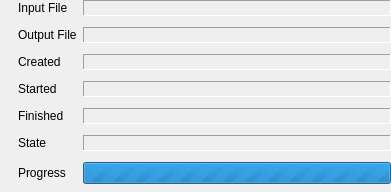
<?xml version="1.0" encoding="UTF-8"?>
<ui version="4.0">
 <class>CProcessingItemInfoGuiComp</class>
 <widget class="QWidget" name="CProcessingItemInfoGuiComp">
  <property name="geometry">
   <rect>
    <x>0</x>
    <y>0</y>
    <width>391</width>
    <height>192</height>
   </rect>
  </property>
  <property name="windowTitle">
   <string>Form</string>
  </property>
  <layout class="QVBoxLayout" name="verticalLayout">
   <property name="margin">
    <number>0</number>
   </property>
   <item>
    <layout class="QGridLayout" name="gridLayout">
     <property name="horizontalSpacing">
      <number>6</number>
     </property>
     <property name="verticalSpacing">
      <number>11</number>
     </property>
     <item row="0" column="0">
      <widget class="QLabel" name="label_12">
       <property name="text">
        <string/>
       </property>
      </widget>
     </item>
     <item row="0" column="1">
      <widget class="QLabel" name="label_2">
       <property name="sizePolicy">
        <sizepolicy hsizetype="Maximum" vsizetype="Preferred">
         <horstretch>0</horstretch>
         <verstretch>0</verstretch>
        </sizepolicy>
       </property>
       <property name="text">
        <string>Input File</string>
       </property>
      </widget>
     </item>
     <item row="0" column="2">
      <widget class="QLabel" name="InputFilePathLabel">
       <property name="frameShape">
        <enum>QFrame::Panel</enum>
       </property>
       <property name="frameShadow">
        <enum>QFrame::Sunken</enum>
       </property>
       <property name="text">
        <string/>
       </property>
       <property name="openExternalLinks">
        <bool>true</bool>
       </property>
       <property name="textInteractionFlags">
        <set>Qt::LinksAccessibleByKeyboard|Qt::LinksAccessibleByMouse|Qt::TextBrowserInteraction|Qt::TextSelectableByKeyboard|Qt::TextSelectableByMouse</set>
       </property>
      </widget>
     </item>
     <item row="1" column="0">
      <widget class="QLabel" name="label_13">
       <property name="text">
        <string/>
       </property>
      </widget>
     </item>
     <item row="1" column="1">
      <widget class="QLabel" name="label">
       <property name="text">
        <string>Output File</string>
       </property>
      </widget>
     </item>
     <item row="1" column="2">
      <widget class="QLabel" name="OutputFilePathLabel">
       <property name="frameShape">
        <enum>QFrame::Panel</enum>
       </property>
       <property name="frameShadow">
        <enum>QFrame::Sunken</enum>
       </property>
       <property name="text">
        <string/>
       </property>
       <property name="openExternalLinks">
        <bool>true</bool>
       </property>
       <property name="textInteractionFlags">
        <set>Qt::LinksAccessibleByKeyboard|Qt::LinksAccessibleByMouse|Qt::TextBrowserInteraction|Qt::TextSelectableByKeyboard|Qt::TextSelectableByMouse</set>
       </property>
      </widget>
     </item>
     <item row="2" column="1">
      <widget class="QLabel" name="label_4">
       <property name="text">
        <string>Created</string>
       </property>
      </widget>
     </item>
     <item row="2" column="2">
      <widget class="QLabel" name="label_7">
       <property name="frameShape">
        <enum>QFrame::Panel</enum>
       </property>
       <property name="frameShadow">
        <enum>QFrame::Sunken</enum>
       </property>
       <property name="text">
        <string/>
       </property>
      </widget>
     </item>
     <item row="3" column="1">
      <widget class="QLabel" name="label_5">
       <property name="text">
        <string>Started</string>
       </property>
      </widget>
     </item>
     <item row="3" column="2">
      <widget class="QLabel" name="label_8">
       <property name="frameShape">
        <enum>QFrame::Panel</enum>
       </property>
       <property name="frameShadow">
        <enum>QFrame::Sunken</enum>
       </property>
       <property name="text">
        <string/>
       </property>
      </widget>
     </item>
     <item row="4" column="1">
      <widget class="QLabel" name="label_6">
       <property name="text">
        <string>Finished</string>
       </property>
      </widget>
     </item>
     <item row="4" column="2">
      <widget class="QLabel" name="label_9">
       <property name="frameShape">
        <enum>QFrame::Panel</enum>
       </property>
       <property name="frameShadow">
        <enum>QFrame::Sunken</enum>
       </property>
       <property name="text">
        <string/>
       </property>
      </widget>
     </item>
     <item row="5" column="0">
      <widget class="QLabel" name="label_10">
       <property name="minimumSize">
        <size>
         <width>12</width>
         <height>12</height>
        </size>
       </property>
       <property name="maximumSize">
        <size>
         <width>12</width>
         <height>12</height>
        </size>
       </property>
       <property name="text">
        <string/>
       </property>
       <property name="pixmap">
        <pixmap resource="../../../Acf/Include/iqtgui/iqtgui.qrc">:/Icons/StateUnknown.svg</pixmap>
       </property>
      </widget>
     </item>
     <item row="5" column="1">
      <widget class="QLabel" name="label_11">
       <property name="text">
        <string>State</string>
       </property>
      </widget>
     </item>
     <item row="5" column="2">
      <widget class="QLabel" name="StateLabel">
       <property name="frameShape">
        <enum>QFrame::Panel</enum>
       </property>
       <property name="frameShadow">
        <enum>QFrame::Sunken</enum>
       </property>
       <property name="text">
        <string/>
       </property>
      </widget>
     </item>
     <item row="6" column="1">
      <widget class="QLabel" name="ProgressLabel">
       <property name="text">
        <string>Progress</string>
       </property>
      </widget>
     </item>
     <item row="6" column="2">
      <widget class="QProgressBar" name="ItemProgress">
       <property name="sizePolicy">
        <sizepolicy hsizetype="MinimumExpanding" vsizetype="Fixed">
         <horstretch>0</horstretch>
         <verstretch>0</verstretch>
        </sizepolicy>
       </property>
       <property name="maximum">
        <number>0</number>
       </property>
       <property name="value">
        <number>-1</number>
       </property>
       <property name="textVisible">
        <bool>false</bool>
       </property>
      </widget>
     </item>
    </layout>
   </item>
   <item>
    <spacer name="verticalSpacer">
     <property name="orientation">
      <enum>Qt::Vertical</enum>
     </property>
     <property name="sizeHint" stdset="0">
      <size>
       <width>17</width>
       <height>1</height>
      </size>
     </property>
    </spacer>
   </item>
  </layout>
 </widget>
 <resources>
  <include location="../../../Acf/Include/iqtgui/iqtgui.qrc"/>
  <include location="../../../Acf/Include/iqtgui/iqtgui.qrc"/>
  <include location="../../../Acf/Include/iqtgui/iqtgui.qrc"/>
  <include location="../../../Acf/Include/iqtgui/iqtgui.qrc"/>
 </resources>
 <connections/>
</ui>
